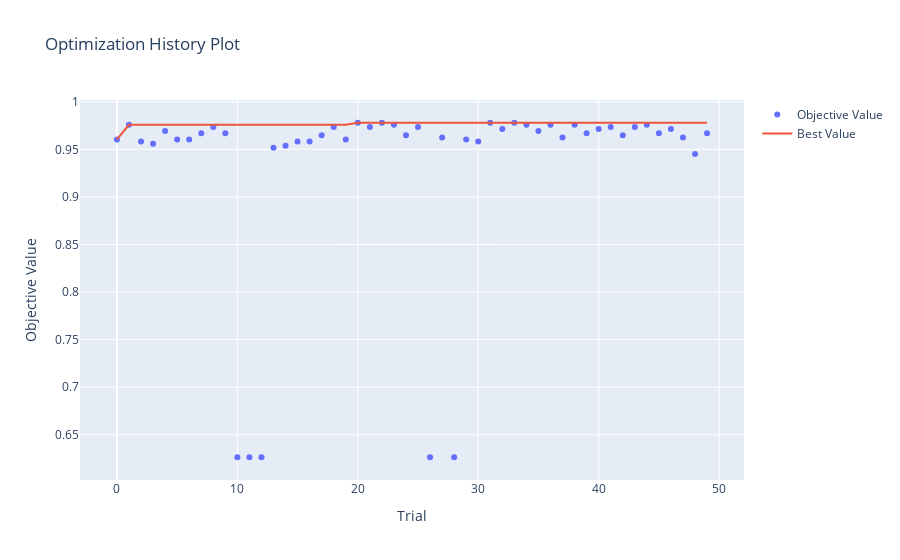
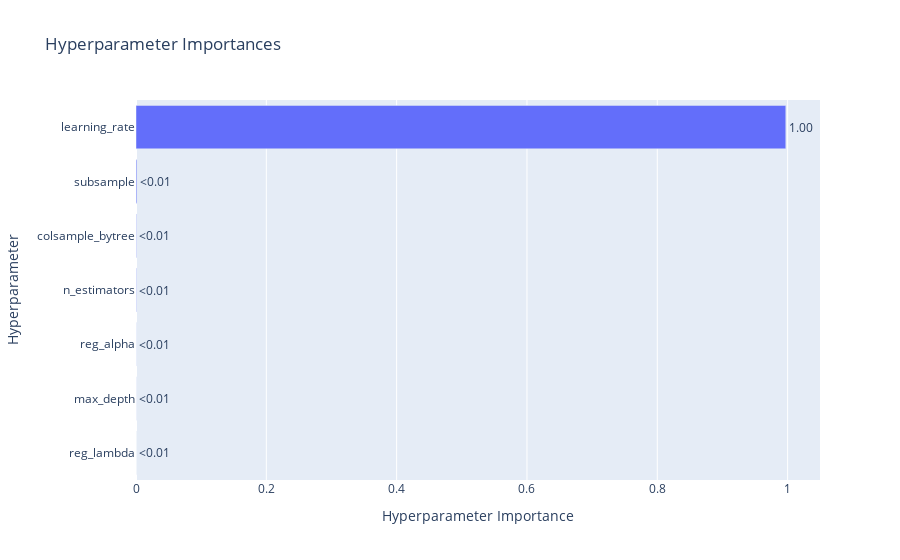
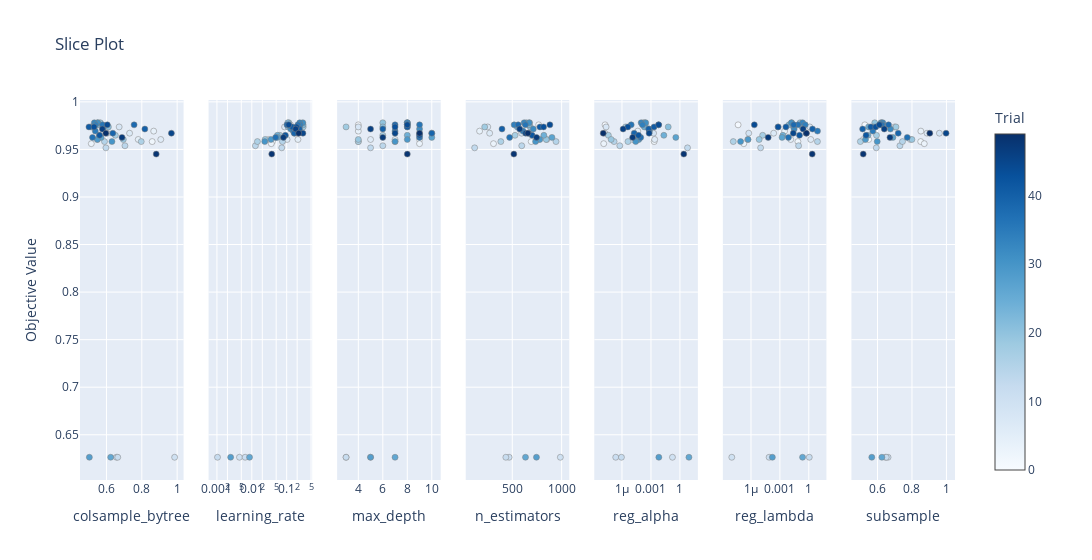

Notebook source saved alongside these figures, in order:
### Code cell
# --- 6. Visualizzazione Avanzata ---
from optuna.visualization import plot_optimization_history, plot_param_importances, plot_slice

# A. Storia dell'ottimizzazione
# Vediamo se il modello sta migliorando nel tempo
fig1 = plot_optimization_history(study)
fig1.show()

# B. Importanza degli Iperparametri
# Quale parametro impatta di più l'accuratezza? (Spesso è il Learning Rate)
fig2 = plot_param_importances(study)
fig2.show()

# C. Slice Plot
# Vediamo dove si concentrano i punti migliori per ogni parametro
fig3 = plot_slice(study)
fig3.show()
